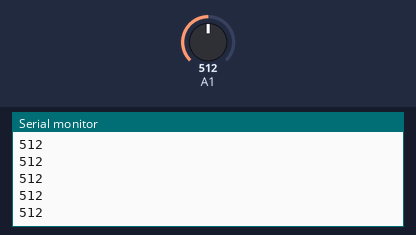
Bench run of a sketch on a simulated Arduino Uno, built with avr-gcc and run on an emulated ATmega328P. Parts: the last lines printed to the serial monitor. Inputs (shaded band) come from the test bench; at power-on: A1 = 512.

Above: at 1.2 s.
1.3 s: A1 set to 716
At 2.4 s:
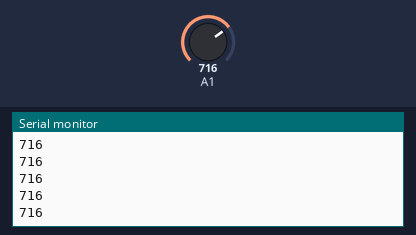
2.8 s: A1 set to 900
At 3.9 s:
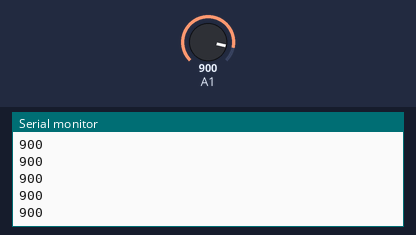
Timing chart, 0 to 5.8 s (numbered marks = the images above; inputs shaded):
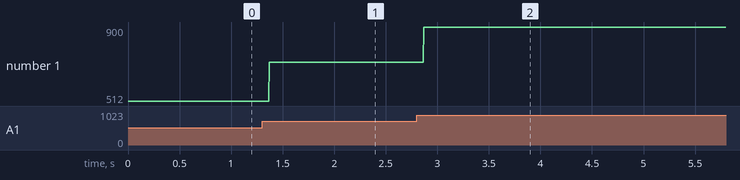

Measured:
- after the input at 1.3 s, the serial monitor: prints a new line after 0.07 s (image 1)
- after the input at 2.8 s, the serial monitor: prints a new line after 0.07 s (image 2)
- plotted number 1: 512 → 716 after the input at 1.3 s, 716 → 900 after the input at 2.8 s

The sketch:

01_Testing_Connection.ino
```cpp
void setup() {
  Serial.begin(9600);
  pinMode(A1, INPUT);
}

void loop() {
  Serial.println(String(analogRead(A1)));
}
```
